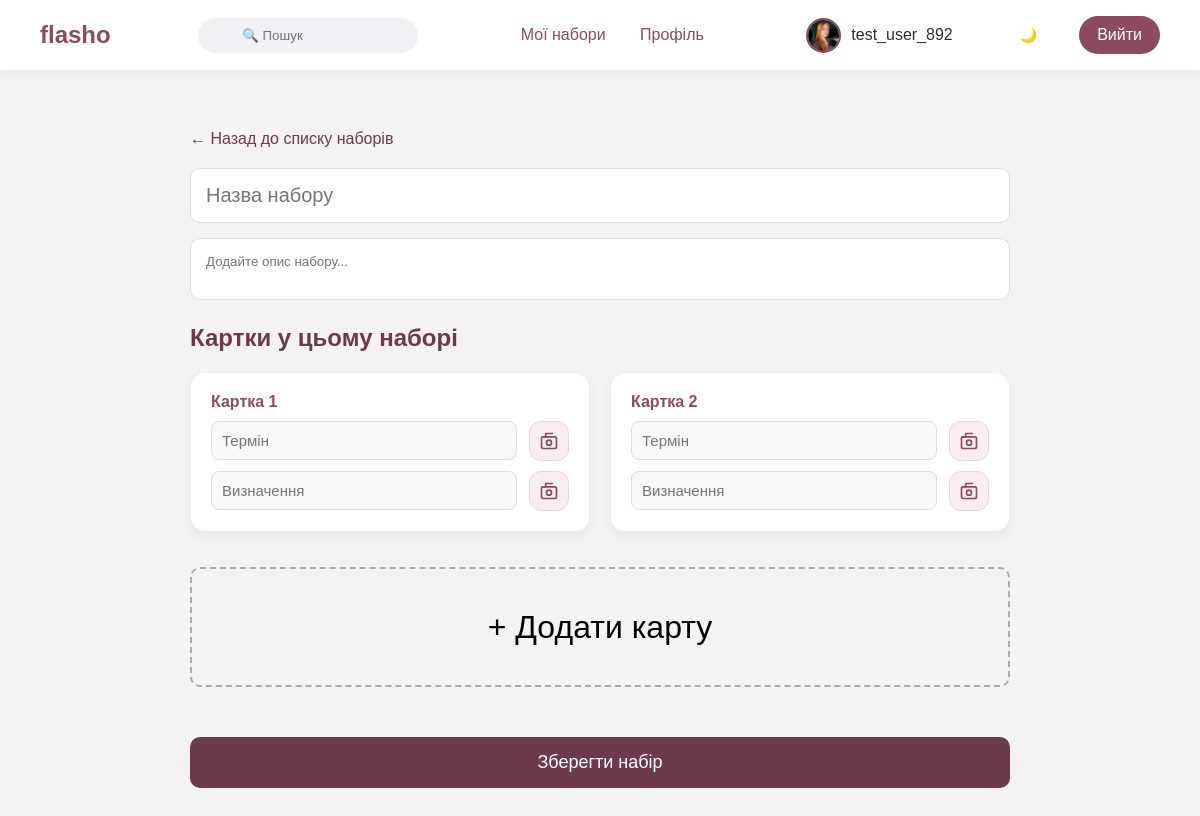
/create_set (signed in), run on the app's committed database.
### tables this page shows
CREATE TABLE users(
        id INTEGER PRIMARY KEY AUTOINCREMENT,
        username TEXT NOT NULL,
        email TEXT UNIQUE NOT NULL,
        password TEXT NOT NULL,
        avatar TEXT
    , language TEXT DEFAULT 'uk');

### app.py (the view, shortened to what this page needs)
@app.route("/create_set", methods=["GET","POST"])
@login_required
def create_set():
    user = get_user_or_404()
    if not user:
        return redirect(url_for("login"))
    conn = get_db()
    user = conn.execute("SELECT * FROM users WHERE id=?", (session["user_id"],)).fetchone()
    conn.close()
    return render_template("create_set.html", user=user)

### app.py (called while the page is built)
def translate_text(text):
    lang = session.get("language", "uk")
    if lang == "uk":
        return text
    return translations.get(text, {}).get(lang, text)

def generate_csrf_token():
    if "csrf_token" not in session:
        session["csrf_token"] = secrets.token_hex(16)
    return session["csrf_token"]

@app.before_request
def protect_csrf():
    if request.method == "POST" and not request.path.startswith("/api/"):
        token = session.get("csrf_token")
        form_token = request.form.get("csrf_token")
        if not token or not form_token or token != form_token:
            flash("Недійсний CSRF токен.", "danger")
            return redirect(request.referrer or url_for("index"))

@app.context_processor
def inject_language():
    return {
        "_": translate_text,
        "lang": session.get("language", "uk"),
        "csrf_token": generate_csrf_token()
    }

def login_required(f):
    @wraps(f)
    def decorated_function(*args, **kwargs):
        if "user_id" not in session:
            flash("Будь ласка, увійдіть в систему", "warning")
            return redirect(url_for("login"))
        return f(*args, **kwargs)
    return decorated_function

def get_user_or_404():
    if "user_id" not in session:
        return None
    try:
        conn = get_db()
        user = conn.execute("SELECT * FROM users WHERE id=?", (session["user_id"],)).fetchone()
        conn.close()
        if not user:
            session.clear()
            return None
        return user
    except sqlite3.Error as e:
        flash(f"Помилка бази даних: {str(e)}", "danger")
        return None

def get_db():
    conn = sqlite3.connect(DATABASE, timeout=30, check_same_thread=False)
    try:
        conn.execute('PRAGMA journal_mode=WAL')
    except sqlite3.OperationalError:
        pass
    try:
        conn.execute('PRAGMA busy_timeout=30000')
    except sqlite3.OperationalError:
        pass
    conn.row_factory = sqlite3.Row
    return conn

### templates/create_set.html (shortened to what this page needs)
<!DOCTYPE html>
<html lang="{{ lang }}">
<head>
<link rel="stylesheet" href="{{ url_for('static', filename='style.css') }}">
</head>
{% import 'avatar_display.html' as avatar_macros %}
<body>
<header>
<div class="logo">flasho</div>
<div class="header-search">
<input type="text" placeholder="🔍 {{ _('Пошук') }}">
</div>
<nav>
<a href="{{ url_for('dashboard') }}">{{ _('Мої набори') }}</a>
<a href="{{ url_for('profile') }}">{{ _('Профіль') }}</a>
</nav>
<div class="auth-buttons">
{% if session.get('user_id') %}
<div class="user-info">
{{ avatar_macros.render_avatar(user.avatar, user.username, 'small') }}
<span class="username">{{ user.username }}</span>
</div>
<button class="dark-toggle" onclick="toggleDarkMode()" title="{{ _('Темна тема') }}">🌙</button>
<a href="{{ url_for('logout') }}" class="logout-btn">{{ _('Вийти') }}</a>
{% else %}
<button class="dark-toggle" onclick="toggleDarkMode()" title="{{ _('Темна тема') }}">🌙</button>
<a href="{{ url_for('login') }}" class="logout-btn">{{ _('Увійти') }}</a>
<a href="{{ url_for('register') }}" class="logout-btn">{{ _('Реєстрація') }}</a>
{% endif %}
</div>
</header>
<section class="create-page">
<div class="container">
<a href="{{ url_for('dashboard') }}" class="back-link">
← {{ _('Назад до списку наборів') }}
</a>
<form method="POST" enctype="multipart/form-data">
<input
type="text"
name="name"
placeholder="{{ _('Назва набору') }}"
class="input-title"
required
>
<textarea
name="description"
placeholder="{{ _('Додайте опис набору...') }}"
class="input-description"
></textarea>
<h2 class="cards-title">{{ _('Картки у цьому наборі') }}</h2>
<div id="cards-container" class="cards-grid">
<div class="card">
  <div class="card-header">
    <span class="card-number">{{ _('Картка') }} 1</span>
      <button type="button" class="delete-btn" onclick="deleteCard(this)" aria-label="{{ _('Видалити картку') }}">
    </button>
  </div>
  <div class="input-row">
    <input name="term[]" placeholder="{{ _('Термін') }}" class="card-input">
    <div class="image-field">
      <label for="term_image_0" class="file-upload-button" title="{{ _('Завантажити зображення терміну') }}">
        <svg viewBox="0 0 24 24" width="20" height="20" stroke="currentColor" stroke-width="2" stroke-linecap="round" stroke-linejoin="round" fill="none">
          <rect x="3" y="7" width="18" height="14" rx="2"></rect>
          <path d="M16 3H8v4H4"></path>
          <circle cx="12" cy="14" r="3"></circle>
        </svg>
      </label>
    </div>
  </div>
  <div class="input-row">
    <input name="definition[]" placeholder="{{ _('Визначення') }}" class="card-input">
    <div class="image-field">
      <label for="definition_image_0" class="file-upload-button" title="{{ _('Завантажити зображення визначення') }}">
        <svg viewBox="0 0 24 24" width="20" height="20" stroke="currentColor" stroke-width="2" stroke-linecap="round" stroke-linejoin="round" fill="none">
          <rect x="3" y="7" width="18" height="14" rx="2"></rect>
          <path d="M16 3H8v4H4"></path>
          <circle cx="12" cy="14" r="3"></circle>
        </svg>
      </label>
    </div>
  </div>
</div>
<div class="card">
  <div class="card-header">
    <span class="card-number">{{ _('Картка') }} 2</span>
      <button type="button" class="delete-btn" onclick="deleteCard(this)" aria-label="{{ _('Видалити картку') }}">
    </button>
  </div>
  <div class="input-row">
    <input name="term[]" placeholder="{{ _('Термін') }}" class="card-input">
    <div class="image-field">
      <label for="term_image_1" class="file-upload-button" title="{{ _('Завантажити зображення терміну') }}">
        <svg viewBox="0 0 24 24" width="20" height="20" stroke="currentColor" stroke-width="2" stroke-linecap="round" stroke-linejoin="round" fill="none">
          <rect x="3" y="7" width="18" height="14" rx="2"></rect>
          <path d="M16 3H8v4H4"></path>
          <circle cx="12" cy="14" r="3"></circle>
        </svg>
      </label>
    </div>
  </div>
  <div class="input-row">
    <input name="definition[]" placeholder="{{ _('Визначення') }}" class="card-input">
    <div class="image-field">
      <label for="definition_image_1" class="file-upload-button" title="{{ _('Завантажити зображення визначення') }}">
        <svg viewBox="0 0 24 24" width="20" height="20" stroke="currentColor" stroke-width="2" stroke-linecap="round" stroke-linejoin="round" fill="none">
          <rect x="3" y="7" width="18" height="14" rx="2"></rect>
          <path d="M16 3H8v4H4"></path>
          <circle cx="12" cy="14" r="3"></circle>
        </svg>
      </label>
    </div>
  </div>
</div>
</div>
<div class="add-card" onclick="addCard()">
+ {{ _('Додати карту') }}
</div>
<button class="save-btn">
{{ _('Зберегти набір') }}
</button>
</form>
</div>
</section>
</body>
</html>

### templates/avatar_display.html
{% macro render_avatar(avatar, username, size='small') %}
    {% if avatar %}
        {% if avatar.startswith('default_') %}
            <span class="avatar-emoji avatar-{{ size }}">
                {%- if 'flamingo' in avatar %}🦩{%- elif 'owl' in avatar %}🦉{%- elif 'penguin' in avatar %}🐧{%- elif 'giraffe' in avatar %}🦒{%- elif 'panda' in avatar %}🐼{%- elif 'bear' in avatar %}🐻{%- elif 'lion' in avatar %}🦁{%- elif 'parrot' in avatar %}🦜{%- elif 'frog' in avatar %}🐸{%- elif 'raccoon' in avatar %}🦝{%- elif 'llama' in avatar %}🦙{%- elif 'butterfly' in avatar %}🦋{%- else %}😊{%- endif %}
            </span>
        {% else %}
            <img src="{{ url_for('static', filename='uploads/' + avatar) }}" alt="Avatar" class="avatar-img avatar-{{ size }}">
        {% endif %}
    {% else %}
        <div class="avatar-placeholder avatar-{{ size }}">
            <span>{{ username[0]|upper }}</span>
        </div>
    {% endif %}
{% endmacro %}

### data on the page
users: avatar (picture), username "test_user_892"
